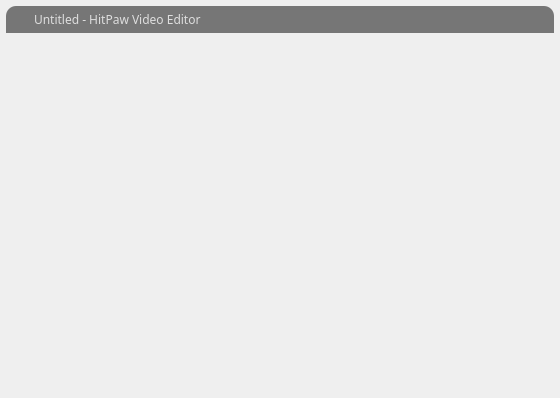
<?xml version="1.0" encoding="UTF-8"?>
<ui version="4.0">
 <class>FramelessWindow</class>
 <widget class="QWidget" name="FramelessWindow">
  <property name="geometry">
   <rect>
    <x>0</x>
    <y>0</y>
    <width>560</width>
    <height>398</height>
   </rect>
  </property>
  <property name="windowTitle">
   <string/>
  </property>
  <property name="autoFillBackground">
   <bool>false</bool>
  </property>
  <layout class="QVBoxLayout" name="verticalLayout_2">
   <property name="spacing">
    <number>0</number>
   </property>
   <property name="leftMargin">
    <number>5</number>
   </property>
   <property name="topMargin">
    <number>5</number>
   </property>
   <property name="rightMargin">
    <number>5</number>
   </property>
   <property name="bottomMargin">
    <number>5</number>
   </property>
   <item>
    <widget class="QWidget" name="windowFrame" native="true">
     <property name="autoFillBackground">
      <bool>false</bool>
     </property>
     <property name="styleSheet">
      <string notr="true">#windowFrame{
  border: 0px none rgba(255, 255, 255, 0);
  border-radius:10px 10px 10px 10px;
}</string>
     </property>
     <layout class="QVBoxLayout" name="verticalLayout">
      <property name="spacing">
       <number>0</number>
      </property>
      <property name="leftMargin">
       <number>1</number>
      </property>
      <property name="topMargin">
       <number>1</number>
      </property>
      <property name="rightMargin">
       <number>1</number>
      </property>
      <property name="bottomMargin">
       <number>1</number>
      </property>
      <item>
       <widget class="QWidget" name="windowTitlebar" native="true">
        <property name="sizePolicy">
         <sizepolicy hsizetype="Preferred" vsizetype="Fixed">
          <horstretch>0</horstretch>
          <verstretch>0</verstretch>
         </sizepolicy>
        </property>
        <property name="minimumSize">
         <size>
          <width>0</width>
          <height>0</height>
         </size>
        </property>
        <property name="autoFillBackground">
         <bool>false</bool>
        </property>
        <property name="styleSheet">
         <string notr="true">#windowTitlebar{border: 0px none palette(base); border-top-left-radius:10px; border-top-right-radius:10px; background-color:palette(shadow); height:20px;}</string>
        </property>
        <layout class="QHBoxLayout" name="horizontalLayout" stretch="0,0,1,0,0,0,0">
         <property name="spacing">
          <number>0</number>
         </property>
         <property name="leftMargin">
          <number>0</number>
         </property>
         <property name="topMargin">
          <number>0</number>
         </property>
         <property name="rightMargin">
          <number>0</number>
         </property>
         <property name="bottomMargin">
          <number>0</number>
         </property>
         <item>
          <widget class="QLabel" name="spacer">
           <property name="minimumSize">
            <size>
             <width>4</width>
             <height>0</height>
            </size>
           </property>
           <property name="maximumSize">
            <size>
             <width>4</width>
             <height>16777215</height>
            </size>
           </property>
          </widget>
         </item>
         <item>
          <widget class="QLabel" name="icon">
           <property name="minimumSize">
            <size>
             <width>16</width>
             <height>16</height>
            </size>
           </property>
           <property name="maximumSize">
            <size>
             <width>16</width>
             <height>16</height>
            </size>
           </property>
           <property name="contextMenuPolicy">
            <enum>Qt::NoContextMenu</enum>
           </property>
           <property name="styleSheet">
            <string notr="true">#icon {background-color:palette(shadow);}</string>
           </property>
          </widget>
         </item>
         <item>
          <widget class="QLabel" name="titleText">
           <property name="font">
            <font>
             <family>微软雅黑</family>
             <pointsize>9</pointsize>
             <weight>50</weight>
             <bold>false</bold>
            </font>
           </property>
           <property name="styleSheet">
            <string notr="true">  padding-left:5px;
  color:rgb(222,222,222);</string>
           </property>
           <property name="text">
            <string>Untitled - HitPaw Video Editor</string>
           </property>
           <property name="alignment">
            <set>Qt::AlignLeading|Qt::AlignLeft|Qt::AlignVCenter</set>
           </property>
          </widget>
         </item>
         <item>
          <widget class="QToolButton" name="minimizeButton">
           <property name="font">
            <font>
             <weight>75</weight>
             <bold>true</bold>
            </font>
           </property>
           <property name="styleSheet">
            <string notr="true">#minimizeButton{
  background-color:none;
  border:none;
  width:16px;
  height:16px;
  padding:4px;
  image:url(:/images/icon_window_minimize.png);
}
#minimizeButton:hover{
  background-color: rgb(66, 66, 66);
}
#minimizeButton:pressed{
  background-color: rgb(42, 130, 218);
}</string>
           </property>
           <property name="text">
            <string/>
           </property>
          </widget>
         </item>
         <item>
          <widget class="QToolButton" name="restoreButton">
           <property name="styleSheet">
            <string notr="true">#restoreButton{
  background-color:none;
  border:none;
  width:16px;
  height:16px;
  padding:4px;
  image:url(:/images/icon_window_restore.png);
}
#restoreButton:hover{
  background-color: rgb(66, 66, 66);
}
#restoreButton:pressed{
  background-color: rgb(42, 130, 218);
}</string>
           </property>
           <property name="text">
            <string/>
           </property>
          </widget>
         </item>
         <item>
          <widget class="QToolButton" name="maximizeButton">
           <property name="styleSheet">
            <string notr="true">#maximizeButton{
  background-color:none;
  border:none;
  width:16px;
  height:16px;
  padding:4px;
  image:url(:/images/icon_window_maximize.png);
}
#maximizeButton:hover{
  background-color: rgb(66, 66, 66);
}
##maximizeButton:pressed{
	background-color: rgb(42, 130, 218);
}</string>
           </property>
           <property name="text">
            <string/>
           </property>
          </widget>
         </item>
         <item>
          <widget class="QToolButton" name="closeButton">
           <property name="font">
            <font>
             <weight>75</weight>
             <bold>true</bold>
            </font>
           </property>
           <property name="styleSheet">
            <string notr="true">#closeButton{
  background-color:none;
  border:none;
  width:16px;
  height:16px;
  padding:4px;
  image:url(:/images/icon_window_close.png);
  border-top-right-radius: 5px;
}
#closeButton:hover{
 background-color: rgb(66, 66, 66);
}
##closeButton:pressed{
  background-color: rgb(42, 130, 218);
}</string>
           </property>
          </widget>
         </item>
        </layout>
       </widget>
      </item>
      <item>
       <widget class="QWidget" name="windowContent" native="true">
        <property name="autoFillBackground">
         <bool>false</bool>
        </property>
        <property name="styleSheet">
         <string notr="true">#windowContent{
  border: 0px none rgba(255, 255, 255, 0);
  border-radius:0px 0px 10px 10px;
}</string>
        </property>
        <layout class="QVBoxLayout" name="verticalLayout_3">
         <property name="spacing">
          <number>0</number>
         </property>
         <property name="leftMargin">
          <number>0</number>
         </property>
         <property name="topMargin">
          <number>0</number>
         </property>
         <property name="rightMargin">
          <number>0</number>
         </property>
         <property name="bottomMargin">
          <number>0</number>
         </property>
        </layout>
       </widget>
      </item>
     </layout>
    </widget>
   </item>
  </layout>
 </widget>
 <layoutdefault spacing="6" margin="11"/>
 <resources/>
 <connections/>
</ui>
